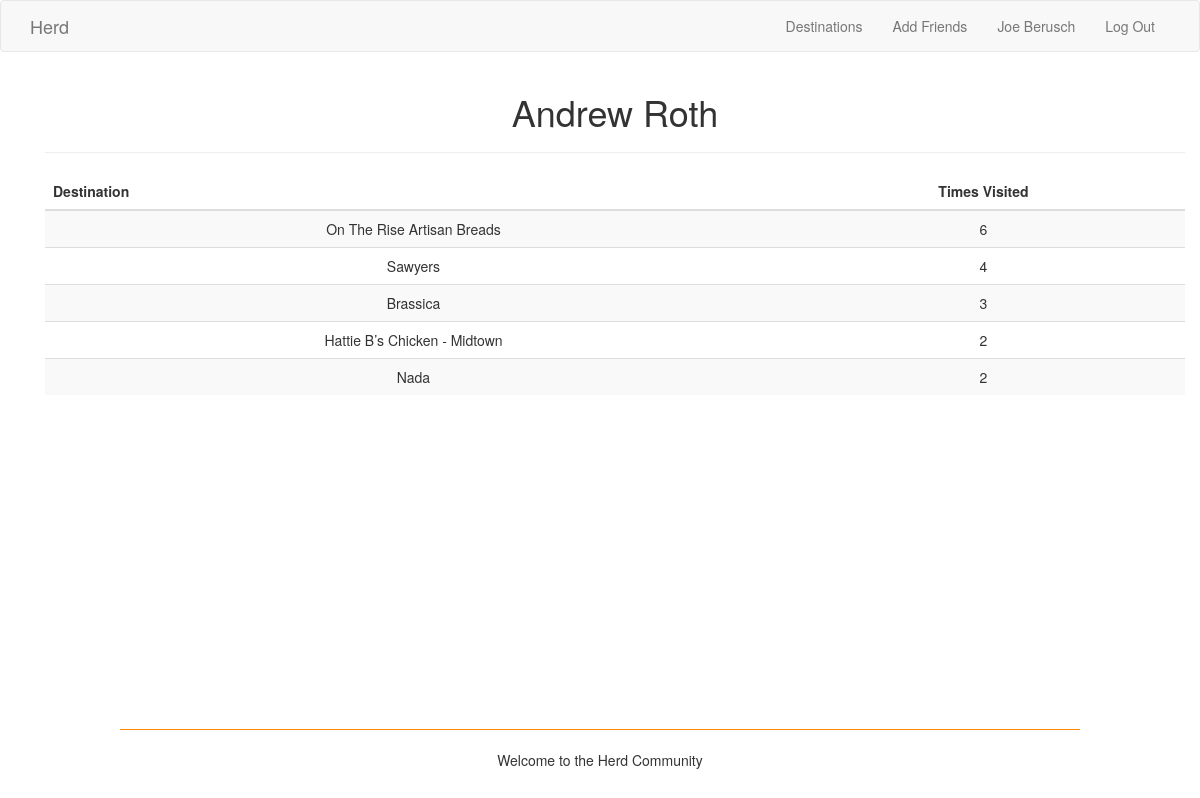
Screenshot of /user/asroth (signed in) with the database file from the repository.
### app/models.py (models this page shows, shortened)
class User(UserMixin, db.Model):
    __tablename__ = 'users'
    user_id = db.Column(db.Integer, primary_key=True)
    username = db.Column(db.String(80), index=True, unique=True)
    name = db.Column(db.String(120))
    email = db.Column(db.String(120), index=True, unique=True)
    region = db.Column(db.String(50), index=True)
    destinations = db.relationship('Association', back_populates='user')
    friends = db.relationship('User',
        secondary=friendship_identifier,
        primaryjoin= user_id == friendship_identifier.c.user_id,
        secondaryjoin= user_id == friendship_identifier.c.friend_id)

class Association(db.Model):
    __tablename__ = 'associations'
    user_id = db.Column(db.Integer, db.ForeignKey('users.user_id'), primary_key=True)
    destination_id = db.Column(db.Integer, db.ForeignKey('destinations.destination_id'), primary_key=True)
    num_visits = db.Column(db.Integer)
    user = db.relationship("User", back_populates="destinations")
    destination = db.relationship("Destination", back_populates="users")

class Destination(db.Model):
    __tablename__ = 'destinations'
    destination_id = db.Column(db.Integer, primary_key=True)
    name = db.Column(db.String(120), index=True, unique=True)
    img_src = db.Column(db.String(1000))
    region = db.Column(db.String(50))
    yelp_link = db.Column(db.String(150))
    num_visits = db.Column(db.Integer)
    users = db.relationship('Association', back_populates='destination')

### app/routes.py (the view)
@app.route('/user/<username>')
@login_required
def user(username):
    ulog('user -> page access for username {}'.format(username))
    user = User.query.filter_by(username=username).first_or_404()
    destinations = sorted(user.destinations, key=attrgetter('num_visits'), reverse=True)
    return render_template('user.html', user=user, destinations=destinations)

### app/helpers.py (called while the page is built)
def ulog(msg):
    fp = open('usage_logs.txt', 'a')
    print('--- ', current_user.username, ' ---- ', date.today(), ' ---', file=fp)
    print(msg, file=fp)
    fp.close()

### app/models.py (called while the page is built)
@login.user_loader
def load_user(id):
    return User.query.get(int(id))

### app/templates/user.html
{% extends "base.html" %}
{% block app_content %}
<div class="container">
    <h1>{{ user.name }}</h1>
    <hr>
    <table class="table table-hover table-striped">
        <thead>
            <tr>
                <th>Destination</th>
                <th class="text-center">Times Visited</th>
            </tr>
        </thead>
    {% for assoc in destinations %}
        {% if assoc.num_visits > 0 %}
        <tr>
            <td>{{ assoc.destination.name }}</td>
            <td class="text-center">{{ assoc.num_visits }}</td>
        </tr>
        {% endif %}
    {% endfor %}
    </table>
</div>
{% endblock %}

### app/templates/base.html (shortened to what this page needs)
{% extends 'bootstrap/base.html' %}
{% block navbar %}
    <nav class="navbar navbar-default">
        <div class="container">
            <div class="navbar-header">
                <a class="navbar-brand" href="{{ url_for('index') }}">Herd</a>
            </div>
            <div class="collapse navbar-collapse" id="bs-example-navbar-collapse-1">
                <ul class="nav navbar-nav navbar-right">
                    <li><a href="{{ url_for('list') }}">Destinations</a></li>
                    <li><a href="{{ url_for('add_friends') }}">Add Friends</a></li>
                    {% if current_user.is_authenticated %}
                    <li><a href="{{ url_for('user', username=current_user.username) }}">{{ current_user.name }}</a></li>
                    <li><a href="{{ url_for('logout') }}">Log Out</a></li>
                    {% else %}
                    <li><a href="{{ url_for('login') }}">Login</a></li>
                    <li><a href="{{ url_for('signup') }}">Sign Up</a></li>
                    {% endif %}
                </ul>
            </div>
        </div>
    </nav>
{% endblock %}
{% block content %}
    <link rel= "stylesheet" type= "text/css" href= "{{ url_for('static',filename='styles/base.css') }}">
    <div class="container text-center">
    {% block app_content %}{% endblock app_content %}
    <br />
    </div>
    {% block footer %}
    <div class="footer">
        <hr style="width: 80%; border-top: 1px solid darkorange;"/>
        <div class="text-center">
            <p>Welcome to the Herd Community</p>
        </div>
    <br />
    {% endblock footer %}
{% endblock content %}

### app/templates/base.html (style rules this page uses)
html { position: relative; min-height: 100%; }
body { margin-bottom: 91px; }
.footer { position: absolute; bottom: 0; width: 100%; height: 91px; }

### rows the page displays
User: name "Joe Berusch"
User: name "Andrew Roth"
Association: destination.name "On The Rise Artisan Breads", num_visits "6"
Association: destination.name "Sawyers", num_visits "4"
Association: destination.name "Brassica", num_visits "3"
Association: destination.name "Hattie B’s Chicken - Midtown", num_visits "2"
Association: destination.name "Nada", num_visits "2"
